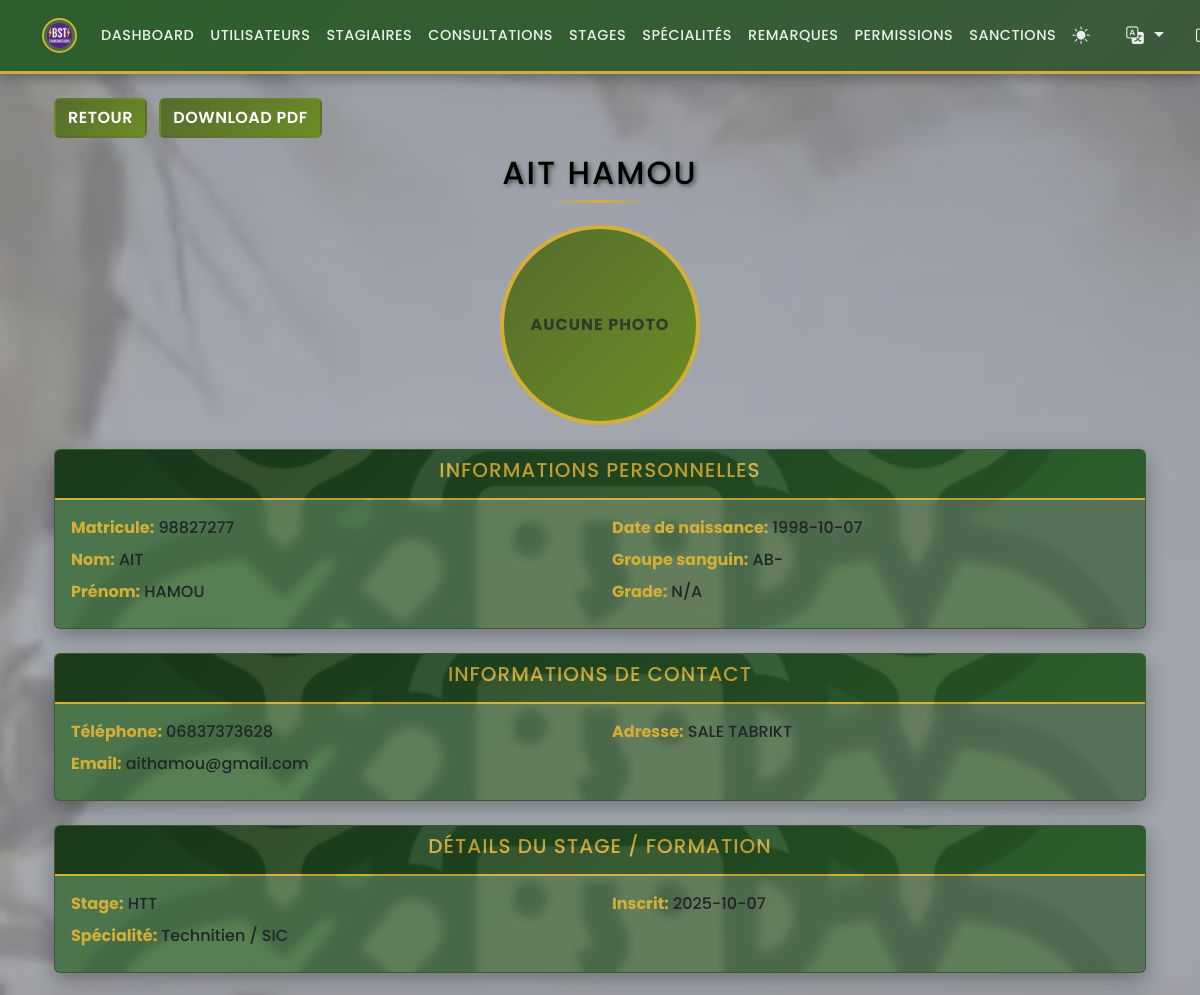
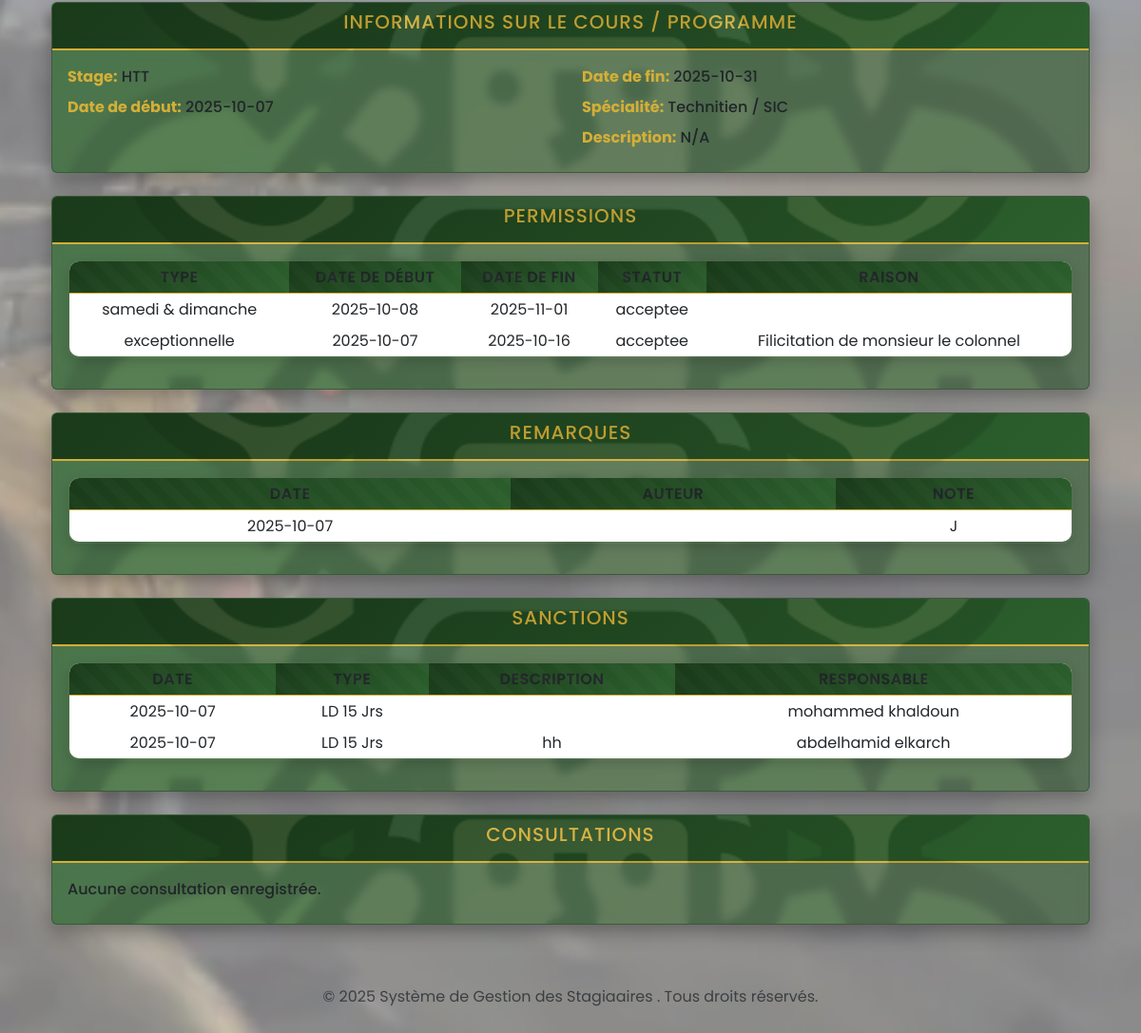
Page /admin/profile_stagiaire.php?id=8 (signed in) on the committed database (2 pictures, top to bottom).
### tables this page shows
CREATE TABLE `stagiaires` (
  `id` int(11) NOT NULL,
  `matricule` varchar(50) NOT NULL,
  `nom` varchar(100) NOT NULL,
  `prenom` varchar(100) NOT NULL,
  `date_naissance` date DEFAULT NULL,
  `adresse` text DEFAULT NULL,
  `telephone` varchar(20) DEFAULT NULL,
  `email` varchar(100) DEFAULT NULL,
  `groupe_sanguin` enum('A+','A-','B+','B-','AB+','AB-','O+','O-') DEFAULT NULL,
  `photo` varchar(255) DEFAULT NULL,
  `grade` enum('Lieutenant','Sous-Lieutenant','Adjudant Chef','Adjudant','Sergent Chef','Sergent','Caporal Chef','Caporal','2 eme Classe','1er Classe') DEFAULT NULL,
  `date_inscription` date DEFAULT curdate(),
  `id_stage` int(11) NOT NULL,
  `id_specialite` int(11) NOT NULL
);

CREATE TABLE `stages` (
  `id` int(11) NOT NULL,
  `intitule` varchar(150) NOT NULL,
  `date_debut` date DEFAULT NULL,
  `date_fin` date DEFAULT NULL
);

CREATE TABLE `specialites` (
  `id` int(11) NOT NULL,
  `nom_specialite` varchar(150) NOT NULL,
  `description` text DEFAULT NULL
);

CREATE TABLE `permissions` (
  `id` int(11) NOT NULL,
  `id_stagiaire` int(11) NOT NULL,
  `type` enum('samedi & dimanche','exceptionnelle','vacance') NOT NULL,
  `date_debut` date DEFAULT NULL,
  `date_fin` date DEFAULT NULL,
  `motif` text DEFAULT NULL,
  `statut` enum('acceptee','refusee','en_attente') DEFAULT 'en_attente'
);

CREATE TABLE `remarques` (
  `id` int(11) NOT NULL,
  `id_stagiaire` int(11) NOT NULL,
  `remarque` text NOT NULL,
  `date_remarque` date DEFAULT curdate(),
  `auteur_id` int(11) DEFAULT NULL
);

CREATE TABLE `punitions` (
  `id` int(11) NOT NULL,
  `id_stagiaire` int(11) NOT NULL,
  `type` enum('samedi & dimanche','piquet','permanence','chef de poste','Garde','Corvet','LD 4 Jrs','LD 8 Jrs','LD 10 Jrs','LD 15 Jrs','LD 25 Jrs','LD 30 Jrs','LD 40 Jrs') NOT NULL,
  `description` text DEFAULT NULL,
  `date_punition` date DEFAULT curdate(),
  `auteur_id` int(11) DEFAULT NULL
);

CREATE TABLE `users` (
  `id` int(11) NOT NULL,
  `username` varchar(50) NOT NULL,
  `password` varchar(255) NOT NULL,
  `role` enum('admin','secretaire','docteur') NOT NULL,
  `nom` varchar(100) DEFAULT NULL,
  `prenom` varchar(100) DEFAULT NULL,
  `email` varchar(100) DEFAULT NULL,
  `created_at` timestamp NOT NULL DEFAULT current_timestamp()
);

### admin/profile_stagiaire.php (the view, shortened to what the rows shown need)
<?php
require '../functions.php';
$id = (int)$_GET['id'];
$sql = "SELECT s.*, st.intitule AS stage_name, st.date_debut, st.date_fin, sp.nom_specialite AS specialite_name, sp.description AS specialite_description
        FROM stagiaires s
        JOIN stages st ON s.id_stage = st.id
        JOIN specialites sp ON s.id_specialite = sp.id
        WHERE s.id = ?";
$stmt = $pdo->prepare($sql);
$stmt->execute([$id]);
$stagiaire = $stmt->fetch();
$permissions = $pdo->prepare("SELECT * FROM permissions WHERE id_stagiaire = ? ORDER BY date_debut DESC");
$permissions->execute([$id]);
$permissions = $permissions->fetchAll();
$remarques = $pdo->prepare("SELECT r.*, u.nom AS auteur_nom, u.prenom AS auteur_prenom
                            FROM remarques r
                            LEFT JOIN users u ON r.auteur_id = u.id
                            WHERE r.id_stagiaire = ?
                            ORDER BY r.date_remarque DESC");
$remarques->execute([$id]);
$remarques = $remarques->fetchAll();
$punitions = $pdo->prepare("SELECT p.*, u.nom AS auteur_nom, u.prenom AS auteur_prenom
                            FROM punitions p
                            LEFT JOIN users u ON p.auteur_id = u.id
                            WHERE p.id_stagiaire = ?
                            ORDER BY p.date_punition DESC");
$punitions->execute([$id]);
$punitions = $punitions->fetchAll();
?>
<?php include '../templates/header.php'; ?>
<div class="container mt-4">
    <div class="row">
<div class="col-md-12 mb-4">
             <a href="manage_stagiaires.php" class="btn btn-secondary mb-3"><?php echo htmlspecialchars($translations['back'] ?? 'Back'); ?></a>
             <a href="../generate_stagiaire_pdf.php?id=<?php echo $stagiaire['id']; ?>" class="btn btn-secondary mb-3 ms-2">Download PDF</a>
            <h2 class="text-center"><?php echo htmlspecialchars($stagiaire['nom'] . ' ' . $stagiaire['prenom']); ?></h2>
        </div>
    </div>
    <div class="card military-card mb-4">
        <div class="card-body">
            <div class="row">
                <div class="col-md-6">
                    <p><strong><?php echo htmlspecialchars($translations['matricule_label']); ?>:</strong> <?php echo htmlspecialchars($stagiaire['matricule']); ?></p>
                    <p><strong><?php echo htmlspecialchars($translations['last_name']); ?>:</strong> <?php echo htmlspecialchars($stagiaire['nom']); ?></p>
                    <p><strong><?php echo htmlspecialchars($translations['first_name']); ?>:</strong> <?php echo htmlspecialchars($stagiaire['prenom']); ?></p>
                </div>
                <div class="col-md-6">
                    <p><strong><?php echo htmlspecialchars($translations['birth_date']); ?>:</strong> <?php echo htmlspecialchars($stagiaire['date_naissance']); ?></p>
                    <p><strong><?php echo htmlspecialchars($translations['blood_group']); ?>:</strong> <?php echo htmlspecialchars($stagiaire['groupe_sanguin']); ?></p>
                    <p><strong><?php echo htmlspecialchars($translations['grade']); ?>:</strong> <?php echo htmlspecialchars($stagiaire['grade'] ?: 'N/A'); ?></p>
                </div>
            </div>
        </div>
    </div>
    <div class="card military-card mb-4">
        <div class="card-body">
            <div class="row">
                <div class="col-md-6">
                    <p><strong><?php echo htmlspecialchars($translations['phone']); ?>:</strong> <?php echo htmlspecialchars($stagiaire['telephone'] ?: 'N/A'); ?></p>
                    <p><strong><?php echo htmlspecialchars($translations['email']); ?>:</strong> <?php echo htmlspecialchars($stagiaire['email'] ?: 'N/A'); ?></p>
                </div>
                <div class="col-md-6">
                    <p><strong><?php echo htmlspecialchars($translations['address']); ?>:</strong> <?php echo htmlspecialchars($stagiaire['adresse'] ?: 'N/A'); ?></p>
                </div>
            </div>
        </div>
    </div>
    <div class="card military-card mb-4">
        <div class="card-body">
            <div class="row">
                <div class="col-md-6">
                    <p><strong><?php echo htmlspecialchars($translations['stage']); ?>:</strong> <?php echo htmlspecialchars($stagiaire['stage_name']); ?></p>
                    <p><strong><?php echo htmlspecialchars($translations['speciality']); ?>:</strong> <?php echo htmlspecialchars($stagiaire['specialite_name']); ?></p>
                </div>
                <div class="col-md-6">
                    <p><strong><?php echo htmlspecialchars($translations['registered']); ?>:</strong> <?php echo htmlspecialchars($stagiaire['date_inscription']); ?></p>
                </div>
            </div>
        </div>
    </div>
    <div class="card military-card mb-4">
        <div class="card-body">
            <div class="row">
                <div class="col-md-6">
                    <p><strong><?php echo htmlspecialchars($translations['stage']); ?>:</strong> <?php echo htmlspecialchars($stagiaire['stage_name']); ?></p>
                    <p><strong><?php echo htmlspecialchars($translations['start_date'] ?? 'Start Date'); ?>:</strong> <?php echo htmlspecialchars($stagiaire['date_debut'] ?: 'N/A'); ?></p>
                </div>
                <div class="col-md-6">
                    <p><strong><?php echo htmlspecialchars($translations['end_date'] ?? 'End Date'); ?>:</strong> <?php echo htmlspecialchars($stagiaire['date_fin'] ?: 'N/A'); ?></p>
                    <p><strong><?php echo htmlspecialchars($translations['speciality']); ?>:</strong> <?php echo htmlspecialchars($stagiaire['specialite_name']); ?></p>
                    <p><strong><?php echo htmlspecialchars($translations['description'] ?? 'Description'); ?>:</strong> <?php echo htmlspecialchars($stagiaire['specialite_description'] ?: 'N/A'); ?></p>
                </div>
            </div>
        </div>
    </div>
    <div class="card military-card mb-4">
        <div class="card-body">
            <?php if (!empty($permissions)): ?>
                <table class="table table-sm">
                    <thead>
                        <tr>
                            <th><?php echo htmlspecialchars($translations['type'] ?? 'Type'); ?></th>
                            <th><?php echo htmlspecialchars($translations['start_date'] ?? 'Start Date'); ?></th>
                            <th><?php echo htmlspecialchars($translations['end_date'] ?? 'End Date'); ?></th>
                            <th><?php echo htmlspecialchars($translations['status'] ?? 'Status'); ?></th>
                            <th><?php echo htmlspecialchars($translations['reason'] ?? 'Reason'); ?></th>
                        </tr>
                    </thead>
                    <tbody>
                        <?php foreach ($permissions as $perm): ?>
                        <tr>
                            <td><?php echo htmlspecialchars($perm['type']); ?></td>
                            <td><?php echo htmlspecialchars($perm['date_debut']); ?></td>
                            <td><?php echo htmlspecialchars($perm['date_fin']); ?></td>
                            <td><?php echo htmlspecialchars($perm['statut']); ?></td>
                            <td><?php echo htmlspecialchars($perm['motif']); ?></td>
                        </tr>
                        <?php endforeach; ?>
                    </tbody>
                </table>
            <?php else: ?>
                <p><?php echo htmlspecialchars($translations['no_permissions'] ?? 'No permissions recorded.'); ?></p>
            <?php endif; ?>
        </div>
    </div>
    <div class="card military-card mb-4">
        <div class="card-body">
            <?php if (!empty($remarques)): ?>
                <table class="table table-sm">
                    <thead>
                        <tr>
                            <th><?php echo htmlspecialchars($translations['date'] ?? 'Date'); ?></th>
                            <th><?php echo htmlspecialchars($translations['author'] ?? 'Author'); ?></th>
                            <th><?php echo htmlspecialchars($translations['note'] ?? 'Note'); ?></th>
                        </tr>
                    </thead>
                    <tbody>
                        <?php foreach ($remarques as $rem): ?>
                        <tr>
                            <td><?php echo htmlspecialchars($rem['date_remarque']); ?></td>
                            <td><?php echo htmlspecialchars($rem['auteur_nom'] . ' ' . $rem['auteur_prenom']); ?></td>
                            <td><?php echo htmlspecialchars($rem['remarque']); ?></td>
                        </tr>
                        <?php endforeach; ?>
                    </tbody>
                </table>
            <?php else: ?>
                <p><?php echo htmlspecialchars($translations['no_notes'] ?? 'No notes recorded.'); ?></p>
            <?php endif; ?>
        </div>
    </div>
    <div class="card military-card mb-4">
        <div class="card-body">
            <?php if (!empty($punitions)): ?>
                <table class="table table-sm">
                    <thead>
                        <tr>
                            <th><?php echo htmlspecialchars($translations['date'] ?? 'Date'); ?></th>
                            <th><?php echo htmlspecialchars($translations['type'] ?? 'Type'); ?></th>
                            <th><?php echo htmlspecialchars($translations['description'] ?? 'Description'); ?></th>
                            <th><?php echo htmlspecialchars($translations['responsible'] ?? 'Responsible'); ?></th>
                        </tr>
                    </thead>
                    <tbody>
                        <?php foreach ($punitions as $pun): ?>
                        <tr>
                            <td><?php echo htmlspecialchars($pun['date_punition']); ?></td>
                            <td><?php echo htmlspecialchars($pun['type']); ?></td>
                            <td><?php echo htmlspecialchars($pun['description']); ?></td>
                            <td><?php echo htmlspecialchars($pun['auteur_nom'] . ' ' . $pun['auteur_prenom']); ?></td>
                        </tr>
                        <?php endforeach; ?>
                    </tbody>
                </table>
            <?php else: ?>
                <p><?php echo htmlspecialchars($translations['no_sanctions'] ?? 'No sanctions recorded.'); ?></p>
            <?php endif; ?>
        </div>
    </div>
</div>
<?php include '../templates/footer.php'; ?>

### rows in the picture
stagiaires: nom+prenom "AIT HAMOU", matricule "98827277", nom "AIT", prenom "HAMOU", date_naissance "1998-10-07", groupe_sanguin "AB-", grade "N/A", telephone "06837373628", email "aithamou@gmail.com", adresse "SALE TABRIKT", id_stage.intitule "HTT", id_specialite.nom_specialite "Technitien / SIC", date_inscription "2025-10-07", id_stage.date_debut "2025-10-07", id_stage.date_fin "2025-10-31", id_specialite.description "N/A"
permissions: type "samedi & dimanche", date_debut "2025-10-08", date_fin "2025-11-01", statut "acceptee"
permissions: type "exceptionnelle", date_debut "2025-10-07", date_fin "2025-10-16", statut "acceptee", motif "Filicitation de monsieur le colonnel"
remarques: date_remarque "2025-10-07", remarque "J"
punitions: date_punition "2025-10-07", type "LD 15 Jrs", auteur.prenom "mohammed khaldoun"
punitions: date_punition "2025-10-07", type "LD 15 Jrs", description "hh", auteur.prenom "abdelhamid elkarch"

### other values in the picture
$translations['dashboard'] "DASHBOARD"
$translations['users'] "UTILISATEURS"
$translations['trainees'] "STAGIAIRES"
$translations['consultations'] "CONSULTATIONS"
$translations['stages'] "STAGES"
$translations['specialities'] "SPÉCIALITÉS"
$translations['notes'] "REMARQUES"
$translations['permissions'] "PERMISSIONS"
$translations['sanctions'] "SANCTIONS"
$translations['back'] "RETOUR"
$translations['no_photo'] "AUCUNE PHOTO"
$translations['personal_information'] "INFORMATIONS PERSONNELLES"
$translations['matricule_label'] "Matricule"
$translations['last_name'] "Nom"
$translations['first_name'] "Prénom"
